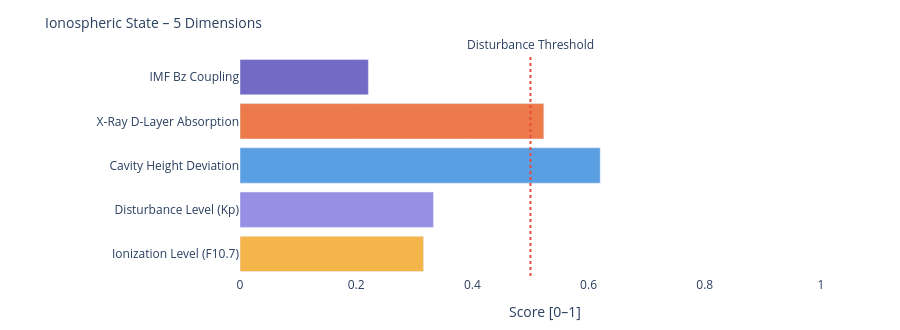

This figure's notebook cell:
### Markdown cell above
---
### 📐 Systemic Insight: Geometric Cavity vs. Real Schumann Resonance

**Relevant for:** Layer 6 = delta analysis &nbsp;|&nbsp; Layer 7 = feature vector / system interpretation

A cavity height change from 80 km to 70 km shifts the **idealized geometric frequencies** only minimally:

| Modus | Aktuell | Referenz | Δ |
|-------|---------|----------|---|
| SR-1 | 10.4762 Hz | 10.4599 Hz | +16 mHz |
| SR-2 | 18.1452 Hz | 18.1171 Hz | +28 mHz |
| SR-3 | 25.6612 Hz | 25.6215 Hz | +40 mHz |
| SR-4 | 33.1285 Hz | 33.0772 Hz | +51 mHz |

The geometric effect is limited because 10 km is very small compared to Earth's radius (~6371 km).

**Consequence:** Real Schumann deviations are likely driven more strongly by **conductivity, damping, day/night structure, lightning distribution and source geometry** than by pure cavity height.

---

**Layer 6 compares:**
```
geometric Δ from Layer 4  vs.  observed Δ from real Schumann measurement data
```

**Layer 7 Feature:**
```
If real Δ >> geometric Δ  →  non-geometric factors dominant
```

### Code cell
# ============================================================
# IONOSPHERIC STATE – Summary gauge
# Five dimensions: ionization, disturbance, cavity height, X-Ray, Bz coupling
# ============================================================

def norm(v, lo, hi):
    if v is None: return None
    return round(max(0.0, min(1.0, (v - lo) / (hi - lo))), 3)

# Ionization level (F10.7 → F2-Layer)
ioniz = norm(f107_val, 60, 250)

# Disturbance level (Kp → E/F-Layer irregularities)
disturb = norm(kp_val, 0, 9)

# Cavity height deviation from reference (80 km)
h_dev = norm(abs(h_eff - 80), 0, 20)

# X-Ray ionization (D-Layer absorption)
xray_ioniz = None
if xray_now is not None:
    xray_ioniz = norm(math.log10(max(xray_now, 1e-9)) + 9, 0, 5)

# Bz coupling (southward Bz → stronger magnetosphere-ionosphere coupling)
bz_coupling = norm(-(bz_now or 0), -5, 30) if bz_now is not None else None

dims = [
    ('Ionization Level (F10.7)',    ioniz,      '#F2A623'),
    ('Disturbance Level (Kp)',      disturb,    '#7F77DD'),
    ('Cavity Height Deviation',     h_dev,      '#378ADD'),
    ('X-Ray D-Layer Absorption',    xray_ioniz, '#E85D24'),
    ('IMF Bz Coupling',             bz_coupling,'#534AB7'),
]

fig = go.Figure()
for name, val, col in dims:
    if val is not None:
        h = int(val * 20)
        bar = '█' * h + '░' * (20 - h)
        label = f'{name}:  {bar}  {val:.3f}'
    else:
        label = f'{name}:  {"─" * 20}  n/a'
    fig.add_trace(go.Bar(
        x=[val if val is not None else 0],
        y=[name],
        orientation='h',
        marker_color=col, opacity=0.82,
        showlegend=False
    ))

fig.add_vline(x=0.5, line_dash='dot', line_color='#e74c3c',
              annotation_text='Disturbance Threshold', annotation_position='top')
fig.update_layout(
    title=dict(text='Ionospheric State – 5 Dimensions', font=dict(size=14)),
    xaxis=dict(title='Score [0–1]', range=[0, 1.05]),
    height=330, plot_bgcolor='rgba(0,0,0,0)', paper_bgcolor='rgba(0,0,0,0)',
    margin=dict(l=240, r=50, t=55, b=40)
)
fig.show()

print(f'\nIonospheric state:')
for name, val, _ in dims:
    print(f'  {name:<35} {val:.3f}' if val is not None else f'  {name:<35} n/a')

### Figure 1 — Plotly figure (JSON) as saved in the notebook; plotly's stock layout.template omitted (floating-point values rounded to 4 significant figures)
{"data": [{"marker": {"color": "#F2A623"}, "opacity": 0.82, "orientation": "h", "showlegend": false, "type": "bar", "x": [0.316], "y": ["Ionization Level (F10.7)"]}, {"marker": {"color": "#7F77DD"}, "opacity": 0.82, "orientation": "h", "showlegend": false, "type": "bar", "x": [0.333], "y": ["Disturbance Level (Kp)"]}, {"marker": {"color": "#378ADD"}, "opacity": 0.82, "orientation": "h", "showlegend": false, "type": "bar", "x": [0.62], "y": ["Cavity Height Deviation"]}, {"marker": {"color": "#E85D24"}, "opacity": 0.82, "orientation": "h", "showlegend": false, "type": "bar", "x": [0.523], "y": ["X-Ray D-Layer Absorption"]}, {"marker": {"color": "#534AB7"}, "opacity": 0.82, "orientation": "h", "showlegend": false, "type": "bar", "x": [0.221], "y": ["IMF Bz Coupling"]}], "layout": {"annotations": [{"showarrow": false, "text": "Disturbance Threshold", "x": 0.5, "xanchor": "center", "xref": "x", "y": 1, "yanchor": "bottom", "yref": "y domain"}], "height": 330, "margin": {"b": 40, "l": 240, "r": 50, "t": 55}, "paper_bgcolor": "rgba(0,0,0,0)", "plot_bgcolor": "rgba(0,0,0,0)", "shapes": [{"line": {"color": "#e74c3c", "dash": "dot"}, "type": "line", "x0": 0.5, "x1": 0.5, "xref": "x", "y0": 0, "y1": 1, "yref": "y domain"}], "title": {"font": {"size": 14}, "text": "Ionospheric State – 5 Dimensions"}, "xaxis": {"range": [0, 1.05], "title": {"text": "Score [0–1]"}}}}
